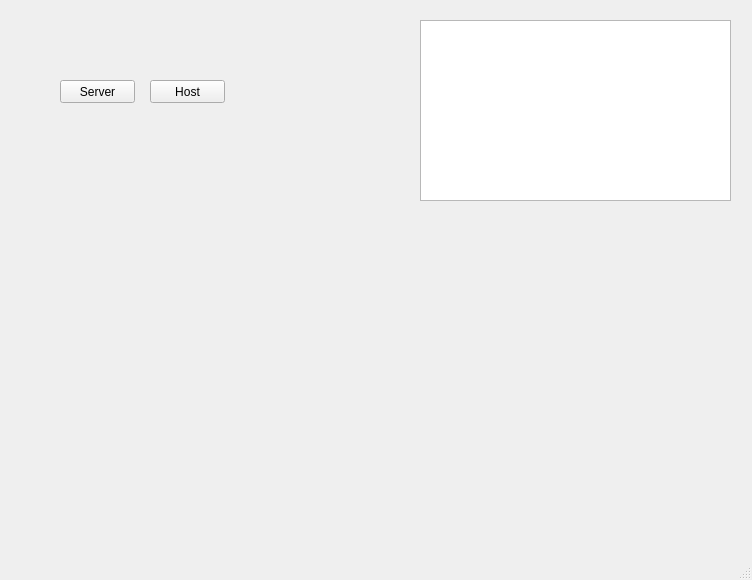
<?xml version="1.0" encoding="UTF-8"?>
<ui version="4.0">
 <class>Battleship</class>
 <widget class="QMainWindow" name="Battleship">
  <property name="geometry">
   <rect>
    <x>0</x>
    <y>0</y>
    <width>752</width>
    <height>580</height>
   </rect>
  </property>
  <property name="windowTitle">
   <string>Battleship</string>
  </property>
  <widget class="QWidget" name="centralwidget">
   <widget class="QWidget" name="gridLayoutWidget">
    <property name="geometry">
     <rect>
      <x>10</x>
      <y>219</y>
      <width>351</width>
      <height>321</height>
     </rect>
    </property>
    <layout class="QGridLayout" name="myGridLayout"/>
   </widget>
   <widget class="QWidget" name="gridLayoutWidget_2">
    <property name="geometry">
     <rect>
      <x>390</x>
      <y>220</y>
      <width>351</width>
      <height>321</height>
     </rect>
    </property>
    <layout class="QGridLayout" name="enemyGridLayout"/>
   </widget>
   <widget class="QPushButton" name="serverButton">
    <property name="geometry">
     <rect>
      <x>60</x>
      <y>80</y>
      <width>75</width>
      <height>23</height>
     </rect>
    </property>
    <property name="text">
     <string>Server</string>
    </property>
   </widget>
   <widget class="QPushButton" name="clientButton">
    <property name="geometry">
     <rect>
      <x>150</x>
      <y>80</y>
      <width>75</width>
      <height>23</height>
     </rect>
    </property>
    <property name="text">
     <string>Host</string>
    </property>
   </widget>
   <widget class="QPlainTextEdit" name="logTextWindow">
    <property name="geometry">
     <rect>
      <x>420</x>
      <y>20</y>
      <width>311</width>
      <height>181</height>
     </rect>
    </property>
    <property name="readOnly">
     <bool>true</bool>
    </property>
    <property name="plainText">
     <string/>
    </property>
   </widget>
  </widget>
  <widget class="QMenuBar" name="menubar">
   <property name="geometry">
    <rect>
     <x>0</x>
     <y>0</y>
     <width>752</width>
     <height>21</height>
    </rect>
   </property>
  </widget>
  <widget class="QStatusBar" name="statusbar"/>
 </widget>
 <resources/>
 <connections/>
</ui>
